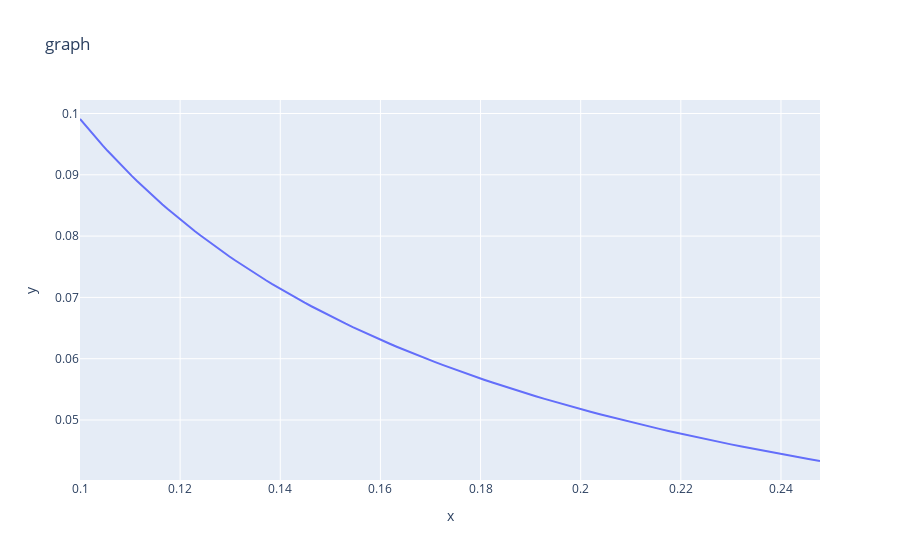

Notebook source saved alongside this figure:
### Code cell
import pandas as pd
import plotly.express as px

df = pd.read_csv('out.csv')

fig = px.line(df, x = 'x', y = 'y', title='graph')
fig.show()
